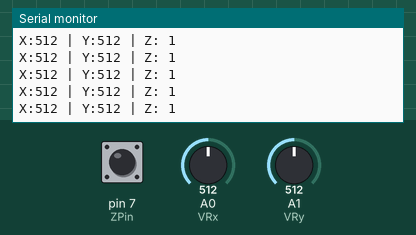
This sketch was run on a simulated Arduino Uno, built with avr-gcc and run on an emulated ATmega328P. Shown: the last lines printed to the serial monitor. The test bench sets the inputs (shaded band); at power-on: A0 (VRx) = 512, A1 (VRy) = 512, pin 7 (ZPin) HIGH.

Above: at 1.2 s.
1.3 s: A0 (VRx) set to 716
At 1.31 s:
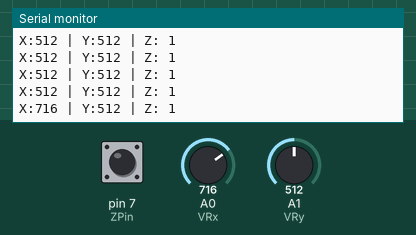
2.8 s: A1 (VRy) set to 716
At 2.83 s:
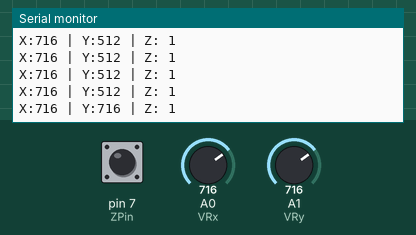
4.3 s: pin 7 (ZPin) pulled LOW for 0.15 s
At 4.34 s:
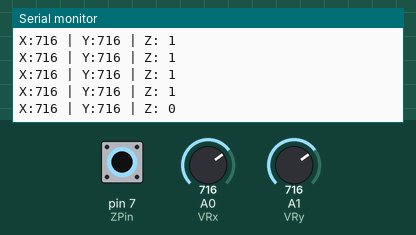
5.9 s: A0 (VRx) set to 1023
At 5.95 s:
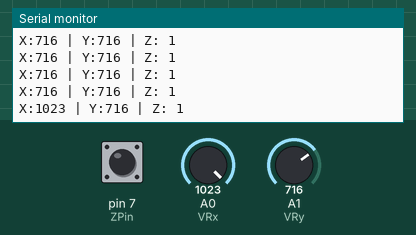
8.9 s: pin 7 (ZPin) pulled LOW for 1 s
At 8.97 s:
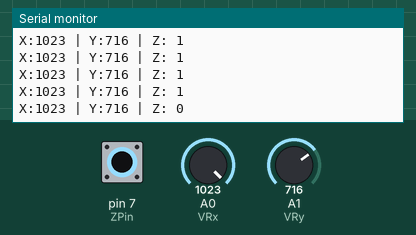
11.4 s: A1 (VRy) set to 900
At 11.49 s:
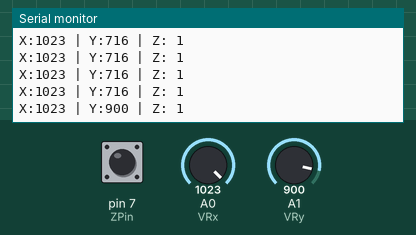
Timing chart, 0 to 13.9 s (numbered marks = the images above; inputs shaded):
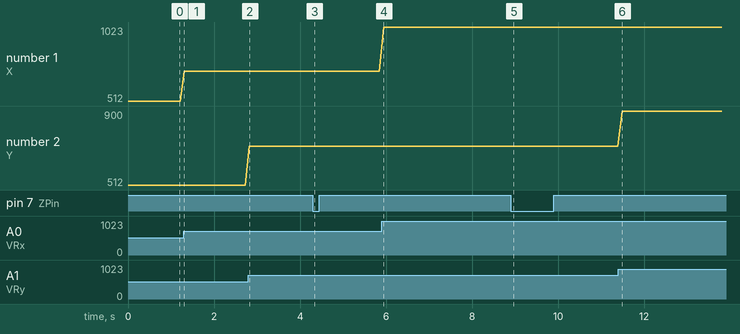

Measured:
- after the input at 1.3 s, the serial monitor: prints a new line at once (image 1)
- after the input at 2.8 s, the serial monitor: prints a new line at once (image 2)
- after the input at 4.3 s, the serial monitor: prints a new line at once (image 3)
- after the input at 5.9 s, the serial monitor: prints a new line at once (image 4)
- after the input at 8.9 s, the serial monitor: prints a new line after 0.07 s (image 5)
- after the input at 11.4 s, the serial monitor: prints a new line after 0.09 s (image 6)
- plotted number 1: 512 → 716 after the input at 1.3 s, 716 → 1023 after the input at 5.9 s
- plotted number 2: 716 → 900 after the input at 11.4 s

The sketch:

Joystick.ino
```cpp
/*
   modified 24 March 2021
   by Chris Swagler
   purpose: to use the joystick to obtain x, y coordinates and if the
            joystick is pressed or not

   Note:
*/

int VRx = A0;
int VRy = A1;
int ZPin = 7;
int value = 0;

void setup() {
  pinMode(ZPin, INPUT_PULLUP);
  Serial.begin(9600);
}

void loop() {
  value = analogRead(VRx);
  Serial.print("X:");
  Serial.print(value, DEC);
  value = analogRead(VRy);
  Serial.print(" | Y:");
  Serial.print(value, DEC);
  value = digitalRead(ZPin);
  Serial.print(" | Z: ");
  Serial.println(value, DEC);
  delay(100);
}
```
